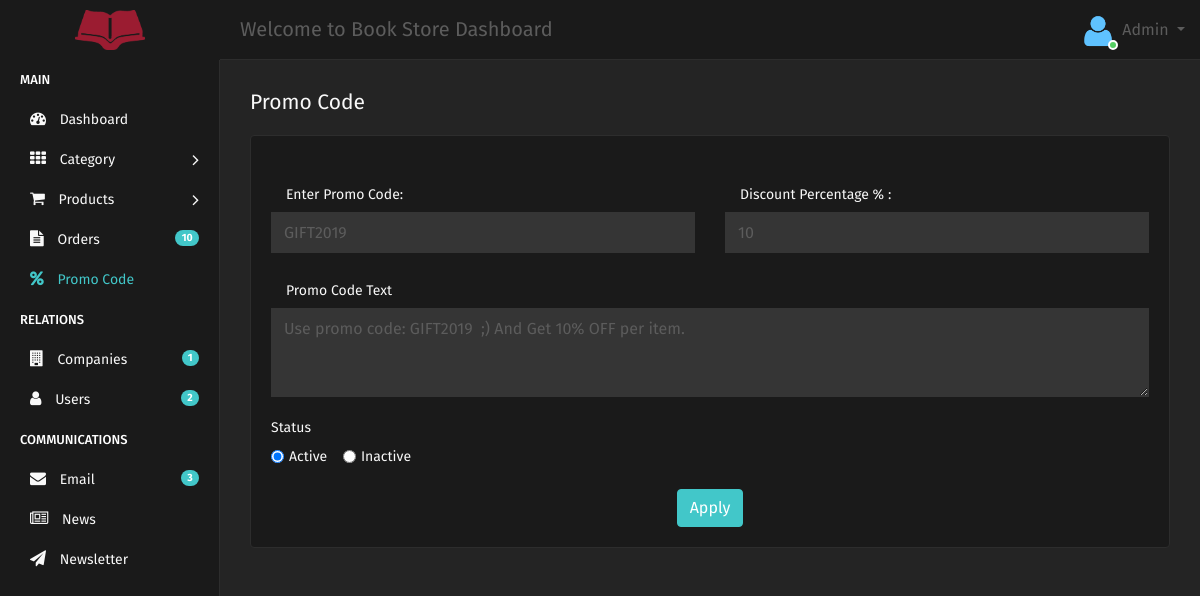
/Admin/promocode.php (signed in), run on the app's committed database.
### tables this page shows
CREATE TABLE `promocode` (
  `ID` int(11) NOT NULL,
  `PROMOCODE` text NOT NULL,
  `PERCENTAGE` int(11) NOT NULL,
  `TEXT` text NOT NULL,
  `STATUS` text NOT NULL
);

### Admin/promocode.php (the view, shortened to what this page needs)
<!DOCTYPE html>
<html>
<?php include ("include/head.php");?>
<body>
    <div class="main-wrapper">
<?php include ("include/header.php");?>
<?php $active = "promocode"; include ("include/sidebar.php");?>
        <div class="page-wrapper">
            <div class="content container-fluid">
                <div class="row">
                    <div class="col-md-8">
						<h4 class="page-title">Promo Code</h4>
                    </div>
                </div>
                <div class="row">
                    <div class="col-md-12">
                        <div class="card-box">
							<?php
							include("php/connect.php");
							$query = "SELECT * FROM `promocode`";
							$result = $link->query($query);
							if ($result->num_rows == 0) {
							?>
                            <form action="php/promocode.php" method="post">
								<input type="hidden" name="action" value="add" class="form-control" >
								<br/>
								<div class="form-group row">
									<div class="col-md-6">
										<label class="col-form-label col-md-12">Enter Promo Code:</label>
										<input type="text" name="PROMOCODE" value="BookStore2021" class="form-control" required>
									</div>
									<div class="col-md-6">
										<label class="col-form-label col-md-12">Discount Percentage % :</label>
										<input type="text" name="PERCENTAGE" value="10" class="form-control" required>
									</div>
								</div>
								<div class="form-group row">
									<div class="col-md-12">
										<label class="col-form-label col-md-12">Promo Code Text</label>
										<textarea name="TEXT" cols="40" rows="3" class="form-control" required>Use promo code: BookStore2021  ;) And Get 10% OFF per item.</textarea>
									</div>
								</div>
							<div class="form-group">
									<label class="display-block">Status</label>
								<div class="form-check form-check-inline">
									<input class="form-check-input" type="radio" name="STATUS" id="active" value="active" checked>
									<label class="form-check-label" for="product_active">
									Active
									</label>
								</div>
								<div class="form-check form-check-inline">
									<input class="form-check-input" type="radio" name="STATUS" id="inactive" value="inactive">
									<label class="form-check-label" for="product_inactive">
									Inactive
									</label>
								</div>
							</div>
                                <div class="text-center">
                                    <button type="submit" class="btn btn-primary">Apply</button>
                                </div>
                            </form>
							<?php
							}else{
								$array = $result->fetch_array();
									$promocode = $array["PROMOCODE"];
									$percentage = $array["PERCENTAGE"];
									$text = $array["TEXT"];
									$status = $array["STATUS"];
									if($status == "active"){
										$active = "checked";
										$inactive = "";
									}else{
										$active = "";
										$inactive = "checked";
									}
							?>
							<form action="php/promocode.php" method="post">
								<br/>
								<div class="form-group row">
									<div class="col-md-6">
										<label class="col-form-label col-md-12">Enter Promo Code:</label>
										<input type="text" name="PROMOCODE" value="<?=$promocode?>" class="form-control" >
									</div>
									<div class="col-md-6">
										<label class="col-form-label col-md-12">Discount Percentage % :</label>
										<input type="text" name="PERCENTAGE" value="<?=$percentage?>" class="form-control" >
									</div>
								</div>
								<div class="form-group row">
									<div class="col-md-12">
										<label class="col-form-label col-md-12">Promo Code Text</label>
										<textarea name="TEXT" cols="40" rows="3" class="form-control" ><?=$text?></textarea>
									</div>
								</div>
							<div class="form-group">
									<label class="display-block">Status</label>
								<div class="form-check form-check-inline">
									<input class="form-check-input" type="radio" name="STATUS" id="active" value="active" <?=$active?>>
									<label class="form-check-label" for="product_active">
									Active
									</label>
								</div>
								<div class="form-check form-check-inline">
									<input class="form-check-input" type="radio" name="STATUS" id="inactive" value="inactive" <?=$inactive?>>
									<label class="form-check-label" for="product_inactive">
									Inactive
									</label>
								</div>
							</div>
                                <div class="text-center">
                                    <button type="submit" class="btn btn-primary">Apply</button>
                                </div>
                            </form>
							<?php
							}
							?>
                        </div>
                    </div>
                </div>
            </div>
        </div>
    </div>
</body>
</html>

### data on the page
promocode: PROMOCODE "GIFT2019", PERCENTAGE "10", TEXT "Use promo code: GIFT2019 ;) And Get 10% OFF per item."

### other printed values
$counter_order "10"
$array["company"] "1"
$counter_user "2"
$counter "3"
